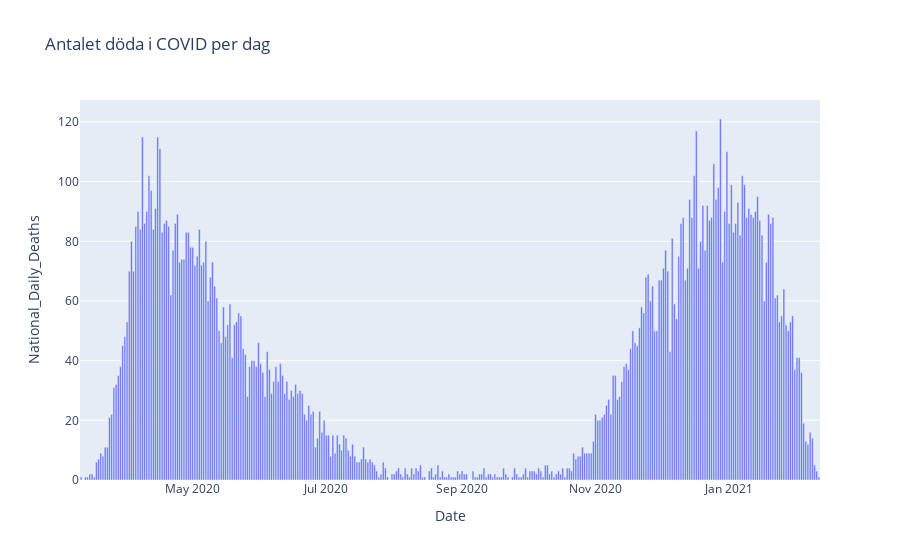

Notebook cell for this chart:
### Code cell
import plotly.express as px
df = pd.read_csv("National_Daily_Deaths.csv", encoding="ISO-8859-1", header=0)

fig = px.bar(df, x="Date", y="National_Daily_Deaths", title="Antalet döda i COVID per dag")
fig.show()

### Figure 1 — Plotly figure (JSON) as saved in the notebook; plotly's stock layout.template omitted (floating-point values rounded to 4 significant figures; data arrays with more than 128 entries replaced by an {"elided": "..."} marker saying what was removed)
{"data": [{"alignmentgroup": "True", "hovertemplate": "Date=%{x}<br>National_Daily_Deaths=%{y}<extra></extra>", "legendgroup": "", "marker": {"color": "#636efa"}, "name": "", "offsetgroup": "", "orientation": "v", "showlegend": false, "textposition": "auto", "type": "bar", "x": {"elided": "338 str values"}, "xaxis": "x", "y": {"elided": "338 int values"}, "yaxis": "y"}], "layout": {"barmode": "relative", "legend": {"tracegroupgap": 0}, "title": {"text": "Antalet döda i COVID per dag"}, "xaxis": {"anchor": "y", "domain": [0, 1], "title": {"text": "Date"}}, "yaxis": {"anchor": "x", "domain": [0, 1], "title": {"text": "National_Daily_Deaths"}}}}
